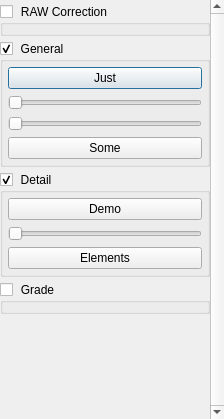
<?xml version="1.0" encoding="UTF-8"?>
<ui version="4.0">
 <class>TestDialog</class>
 <widget class="QDialog" name="TestDialog">
  <property name="geometry">
   <rect>
    <x>0</x>
    <y>0</y>
    <width>224</width>
    <height>419</height>
   </rect>
  </property>
  <property name="windowTitle">
   <string>Dialog</string>
  </property>
  <property name="styleSheet">
   <string notr="true">QGroupBox::indicator {
    width: 13px;
    height: 13px;
}
QGroupBox::indicator:unchecked {
    image: url(:/darkstyle/icon_branch_closed.png);
}
QGroupBox::indicator:checked {
    image: url(:/darkstyle/icon_branch_open.png);
}</string>
  </property>
  <layout class="QGridLayout" name="gridLayout_3">
   <property name="leftMargin">
    <number>0</number>
   </property>
   <property name="topMargin">
    <number>0</number>
   </property>
   <property name="rightMargin">
    <number>0</number>
   </property>
   <property name="bottomMargin">
    <number>0</number>
   </property>
   <item row="0" column="0">
    <widget class="QScrollArea" name="scrollArea">
     <property name="frameShape">
      <enum>QFrame::NoFrame</enum>
     </property>
     <property name="frameShadow">
      <enum>QFrame::Plain</enum>
     </property>
     <property name="lineWidth">
      <number>0</number>
     </property>
     <property name="verticalScrollBarPolicy">
      <enum>Qt::ScrollBarAlwaysOn</enum>
     </property>
     <property name="horizontalScrollBarPolicy">
      <enum>Qt::ScrollBarAlwaysOff</enum>
     </property>
     <property name="sizeAdjustPolicy">
      <enum>QAbstractScrollArea::AdjustIgnored</enum>
     </property>
     <property name="widgetResizable">
      <bool>true</bool>
     </property>
     <widget class="QWidget" name="scrollAreaWidgetContents">
      <property name="geometry">
       <rect>
        <x>0</x>
        <y>0</y>
        <width>208</width>
        <height>419</height>
       </rect>
      </property>
      <layout class="QVBoxLayout" name="verticalLayout_3">
       <property name="leftMargin">
        <number>0</number>
       </property>
       <property name="topMargin">
        <number>5</number>
       </property>
       <property name="rightMargin">
        <number>0</number>
       </property>
       <property name="bottomMargin">
        <number>5</number>
       </property>
       <item>
        <widget class="QGroupBox" name="groupBox_3">
         <property name="title">
          <string>RAW Correction</string>
         </property>
         <property name="checkable">
          <bool>true</bool>
         </property>
         <property name="checked">
          <bool>false</bool>
         </property>
        </widget>
       </item>
       <item>
        <widget class="QGroupBox" name="groupBox">
         <property name="title">
          <string>General</string>
         </property>
         <property name="checkable">
          <bool>true</bool>
         </property>
         <layout class="QGridLayout" name="gridLayout">
          <property name="leftMargin">
           <number>5</number>
          </property>
          <property name="topMargin">
           <number>5</number>
          </property>
          <property name="rightMargin">
           <number>5</number>
          </property>
          <property name="bottomMargin">
           <number>5</number>
          </property>
          <item row="0" column="0">
           <widget class="QWidget" name="widget1" native="true">
            <layout class="QVBoxLayout" name="verticalLayout">
             <property name="leftMargin">
              <number>0</number>
             </property>
             <property name="topMargin">
              <number>0</number>
             </property>
             <property name="rightMargin">
              <number>0</number>
             </property>
             <property name="bottomMargin">
              <number>0</number>
             </property>
             <item>
              <widget class="QPushButton" name="pushButton">
               <property name="text">
                <string>Just</string>
               </property>
              </widget>
             </item>
             <item>
              <widget class="NoScrollSlider" name="horizontalSlider_2">
               <property name="orientation">
                <enum>Qt::Horizontal</enum>
               </property>
               <property name="invertedAppearance">
                <bool>false</bool>
               </property>
               <property name="invertedControls">
                <bool>false</bool>
               </property>
               <property name="tickPosition">
                <enum>QSlider::NoTicks</enum>
               </property>
              </widget>
             </item>
             <item>
              <widget class="NoScrollSlider" name="horizontalSlider_3">
               <property name="orientation">
                <enum>Qt::Horizontal</enum>
               </property>
              </widget>
             </item>
             <item>
              <widget class="QPushButton" name="pushButton_2">
               <property name="text">
                <string>Some</string>
               </property>
              </widget>
             </item>
            </layout>
           </widget>
          </item>
         </layout>
        </widget>
       </item>
       <item>
        <widget class="QGroupBox" name="groupBox_2">
         <property name="title">
          <string>Detail</string>
         </property>
         <property name="checkable">
          <bool>true</bool>
         </property>
         <layout class="QGridLayout" name="gridLayout_2">
          <property name="leftMargin">
           <number>5</number>
          </property>
          <property name="topMargin">
           <number>5</number>
          </property>
          <property name="rightMargin">
           <number>5</number>
          </property>
          <property name="bottomMargin">
           <number>5</number>
          </property>
          <item row="0" column="0">
           <widget class="QWidget" name="widget2" native="true">
            <layout class="QVBoxLayout" name="verticalLayout_2">
             <property name="leftMargin">
              <number>0</number>
             </property>
             <property name="topMargin">
              <number>0</number>
             </property>
             <property name="rightMargin">
              <number>0</number>
             </property>
             <property name="bottomMargin">
              <number>0</number>
             </property>
             <item>
              <widget class="QPushButton" name="pushButton_3">
               <property name="text">
                <string>Demo</string>
               </property>
              </widget>
             </item>
             <item>
              <widget class="NoScrollSlider" name="horizontalSlider">
               <property name="orientation">
                <enum>Qt::Horizontal</enum>
               </property>
              </widget>
             </item>
             <item>
              <widget class="QPushButton" name="pushButton_4">
               <property name="text">
                <string>Elements</string>
               </property>
              </widget>
             </item>
            </layout>
           </widget>
          </item>
         </layout>
        </widget>
       </item>
       <item>
        <widget class="QGroupBox" name="groupBox_4">
         <property name="title">
          <string>Grade</string>
         </property>
         <property name="checkable">
          <bool>true</bool>
         </property>
         <property name="checked">
          <bool>false</bool>
         </property>
        </widget>
       </item>
       <item>
        <spacer name="verticalSpacer">
         <property name="orientation">
          <enum>Qt::Vertical</enum>
         </property>
         <property name="sizeHint" stdset="0">
          <size>
           <width>20</width>
           <height>82</height>
          </size>
         </property>
        </spacer>
       </item>
      </layout>
     </widget>
    </widget>
   </item>
  </layout>
 </widget>
 <customwidgets>
  <customwidget>
   <class>NoScrollSlider</class>
   <extends>QSlider</extends>
   <header>NoScrollSlider.h</header>
  </customwidget>
 </customwidgets>
 <resources/>
 <connections/>
</ui>
